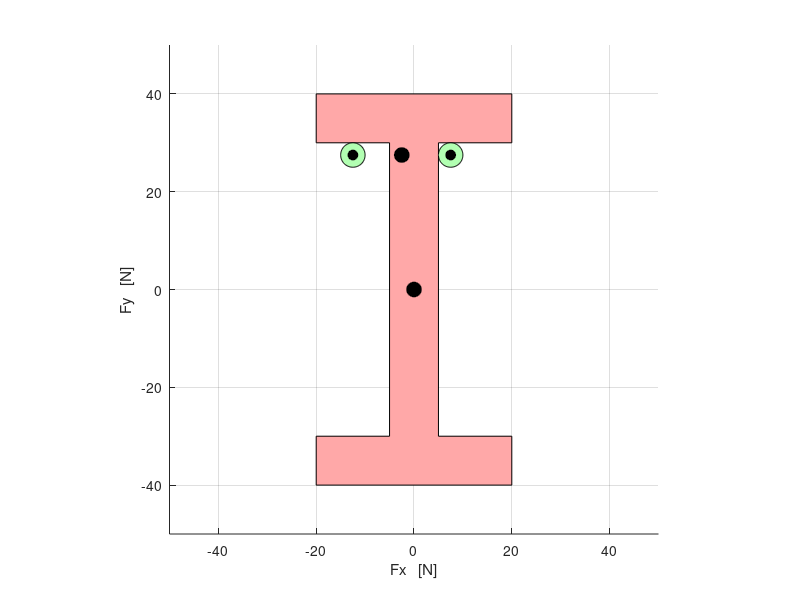

MATLAB code to generate this figure:
% レンチの値によって出る法線ベクトルを２次元座標系でプロットするプログラム

% 多角形の座標系を定義
x = [-20, -20, -5, -5, -20, -20, 20, 20, 5, 5, 20, 20];
y = [40, 30, 30, -30, -30, -40, -40, -30, -30, 30, 30, 40];

% エンドエフェクタ1の定義
x_c1 = 7.5;
y_c1 = 27.5;

% エンドエフェクタ2の定義
x_c2 = -12.5;
y_c2 = 27.5;

% CoP(center of hand)の定義
x_cop = (x_c1 + x_c2) / 2;
y_cop = (y_c1 + y_c2) / 2;

% エンドエフェクタのサイズを定義
r = 2.5;

% エンドエフェクタの中心の円を定義
r2 = 1;

% CoPのサイズを定義
r3 = 1.5;

% 接触点の定義
p1 = [x_c1, y_c1+r];
p2 = [x_c1-r, y_c1];
p3 = [x_c2, y_c2+r];

theta = linspace(0, 2*pi, 100);
theta2 = linspace(0, 2*pi, 100);

x_cir1 = r * cos(theta) + x_c1;
y_cir1 = r * sin(theta) + y_c1;

x_cir2 = r * cos(theta2) + x_c2;
y_cir2 = r * sin(theta2) + y_c2;

x_cir11 = r2 * cos(theta) + x_c1;
y_cir11 = r2 * sin(theta) + y_c1;

x_cir21 = r2 * cos(theta2) + x_c2;
y_cir21 = r2 * sin(theta2) + y_c2;

cog_x = r3 * cos(theta);
cog_y = r3 * sin(theta);

Cop_x = r3 * cos(theta) + x_cop;
Cop_y = r3 * sin(theta) + y_cop;


% 図形のプロット
figure;

hold on;

grid on;

fill(x, y, [1, 0.66, 0.66]); % 赤色で図形を塗りつぶす
fill(x_cir1, y_cir1, [0.7, 1, 0.7]);
fill(x_cir2, y_cir2, [0.7, 1, 0.7]);
fill(x_cir11, y_cir11, [0.0, 0.0, 0.0]);
fill(x_cir21, y_cir21, [0.0, 0.0, 0.0]);
fill(cog_x, cog_y, [0.0, 0.0, 0.0]);
fill(Cop_x, Cop_y, [0.0, 0.0, 0.0]);

axis equal; % 各軸のスケールを等しく保持

xlim([-50, 50]); % X軸の範囲を設定
ylim([-50, 50]); % Y軸の範囲を設定
xlabel('Fx   [N]');
ylabel('Fy   [N]');